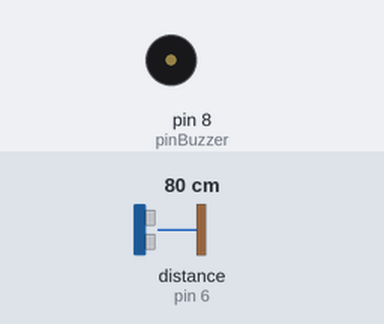
A sketch run on a simulated Arduino Uno, built with avr-gcc and run on an emulated ATmega328P. Shown: buzzer (waves = sounding). Wiring (inferred from the names in the program): ultrasonic range finder: trigger pin 7; echo pin 6. The inputs (shaded band) are chosen by the test bench; at power-on: distance to the obstacle (sensor on pin 6) 80 cm. The echo pulse lasts 58.3 µs per cm.

Above: at 0.9 s.
2.5 s: distance to the obstacle (sensor on pin 6) set to 2 cm
4.7 s: distance to the obstacle (sensor on pin 6) set to 95 cm
At 5.4 s:
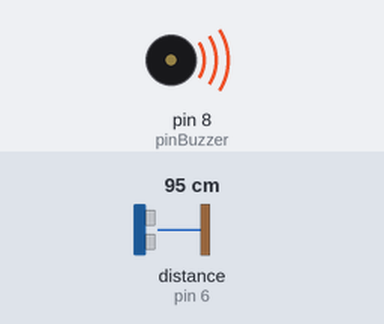
9.9 s: distance to the obstacle (sensor on pin 6) set to 103 cm
At 10.6 s:
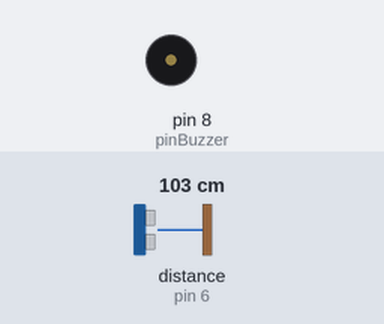
12.1 s: distance to the obstacle (sensor on pin 6) set to 97 cm
At 12.8 s:
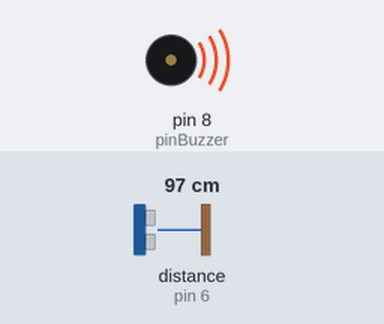
Timing chart, 0 to 18.3 s (numbered marks = the images above; inputs shaded):
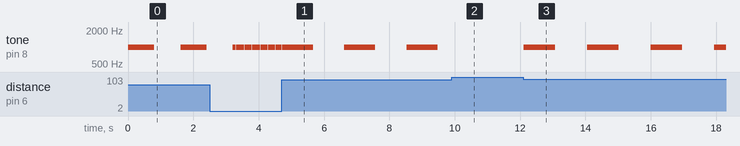

Measured:
- the behaviour switches between 100 and 101 cm on distance to the obstacle (sensor on pin 6) (found by bisection; images 1 and 2)
- after the input at 4.7 s, tone on pin 8 (pinBuzzer): alternates 1000 Hz for 0.95 s and silent for 0.96 s, starting after 0.96 s
- after the input at 9.9 s, tone on pin 8 (pinBuzzer): stays silent (without the input it goes to 1000 Hz after 0.53 s)
- after the input at 12.1 s, tone on pin 8 (pinBuzzer): alternates 1000 Hz for 0.97 s and silent for 0.98 s, starting at once
- by itself, tone on pin 8 (pinBuzzer): alternates 1000 Hz for 0.80 s and silent for 0.80 s

The sketch:

Detector_de_movimiento.ino
```cpp
const int pinTrigger = 7;
const int pinEcho = 6;
const int pinBuzzer = 8;
float tiempo = 0;
float distancia = 0;

void setup()
{
  pinMode(pinTrigger, OUTPUT);
  pinMode(pinEcho, INPUT);
  pinMode(pinBuzzer, OUTPUT);
  //Serial.begin(9600);
}

void loop()
{
  digitalWrite(pinTrigger, OUTPUT);
  delayMicroseconds(4);
  digitalWrite(pinTrigger, HIGH);
  delayMicroseconds(10);
  digitalWrite(pinTrigger, LOW);
  tiempo=pulseIn(pinEcho, HIGH);
  distancia=0.0172*tiempo;
 /* Serial.println("distancia (cm)");
  Serial.println(distancia);
  delay(500);*/
  if(distancia>100){
    noTone(pinBuzzer);
  }
  else{
    tone(pinBuzzer,1000);
    delay(distancia*10);
    noTone(pinBuzzer);
    delay(distancia*10);
  }
}
  
```
